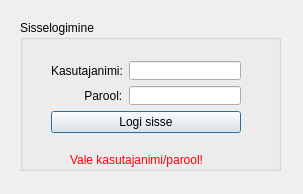
<?xml version="1.0" encoding="UTF-8"?>
<ui version="4.0">
 <class>FormLoginDiagClass</class>
 <widget class="QDialog" name="FormLoginDiagClass">
  <property name="geometry">
   <rect>
    <x>0</x>
    <y>0</y>
    <width>303</width>
    <height>194</height>
   </rect>
  </property>
  <property name="windowTitle">
   <string>MÖLA</string>
  </property>
  <widget class="QGroupBox" name="gBoxLogin">
   <property name="geometry">
    <rect>
     <x>20</x>
     <y>20</y>
     <width>261</width>
     <height>151</height>
    </rect>
   </property>
   <property name="title">
    <string>Sisselogimine</string>
   </property>
   <widget class="QWidget" name="">
    <property name="geometry">
     <rect>
      <x>20</x>
      <y>30</y>
      <width>212</width>
      <height>94</height>
     </rect>
    </property>
    <layout class="QVBoxLayout" name="verticalLayout">
     <item>
      <layout class="QFormLayout" name="formLayout">
       <item row="1" column="0">
        <widget class="QLabel" name="lblUsername">
         <property name="text">
          <string>Kasutajanimi:</string>
         </property>
        </widget>
       </item>
       <item row="1" column="1">
        <widget class="QLineEdit" name="lineEditUsername"/>
       </item>
       <item row="2" column="1">
        <widget class="QLineEdit" name="lineEditPassword"/>
       </item>
       <item row="2" column="0">
        <widget class="QLabel" name="lblPassword">
         <property name="text">
          <string>          Parool:</string>
         </property>
        </widget>
       </item>
      </layout>
     </item>
     <item>
      <widget class="QPushButton" name="btnLogin">
       <property name="text">
        <string>Logi sisse</string>
       </property>
      </widget>
     </item>
    </layout>
   </widget>
   <widget class="QLabel" name="lblError">
    <property name="geometry">
     <rect>
      <x>50</x>
      <y>130</y>
      <width>211</width>
      <height>20</height>
     </rect>
    </property>
    <property name="text">
     <string>&lt;html&gt;&lt;head/&gt;&lt;body&gt;&lt;p&gt;&lt;span style=&quot; color:#ff0004;&quot;&gt;Vale kasutajanimi/parool!&lt;/span&gt;&lt;/p&gt;&lt;/body&gt;&lt;/html&gt;</string>
    </property>
   </widget>
  </widget>
 </widget>
 <layoutdefault spacing="6" margin="11"/>
 <resources/>
 <connections/>
</ui>
